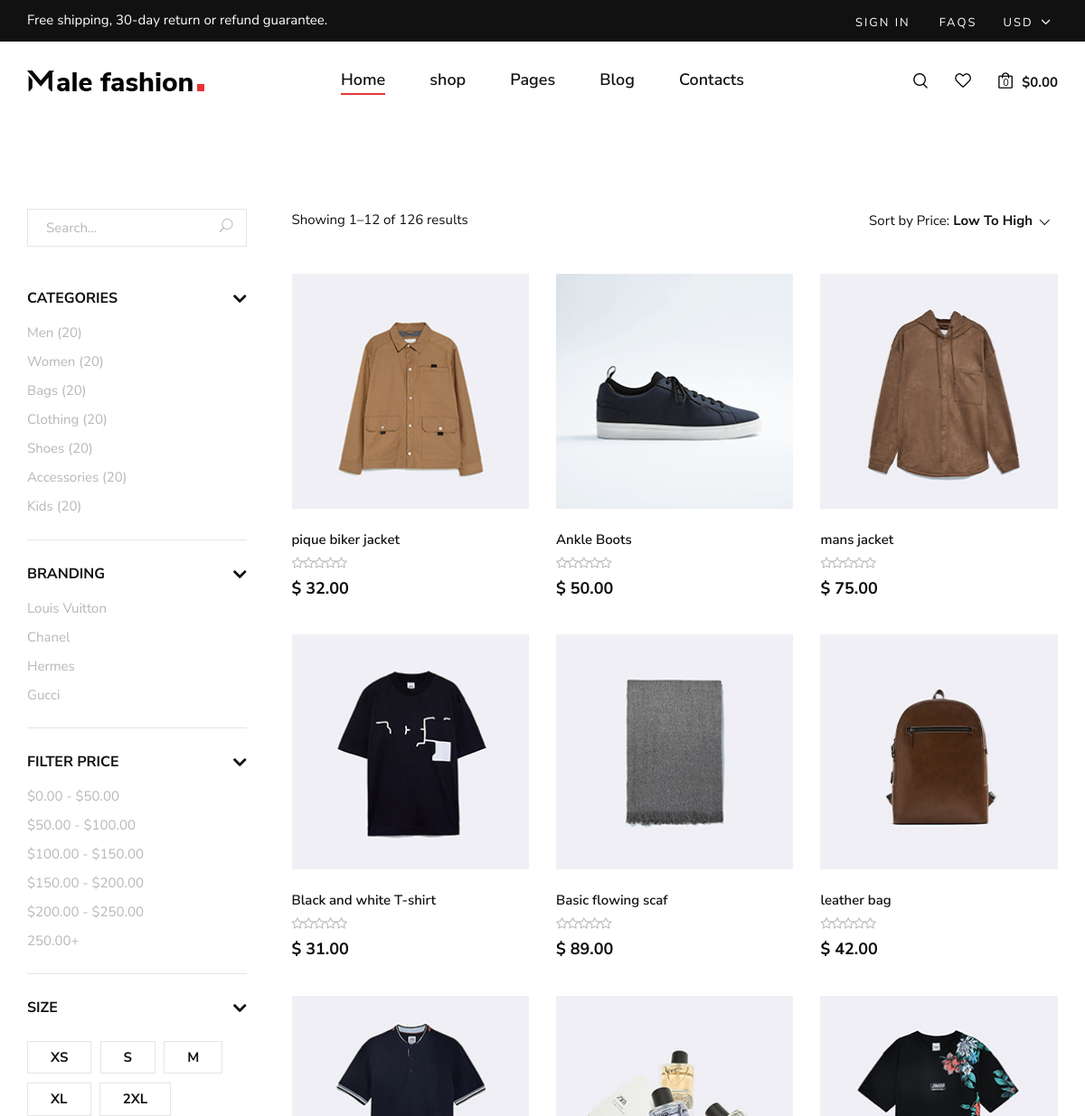
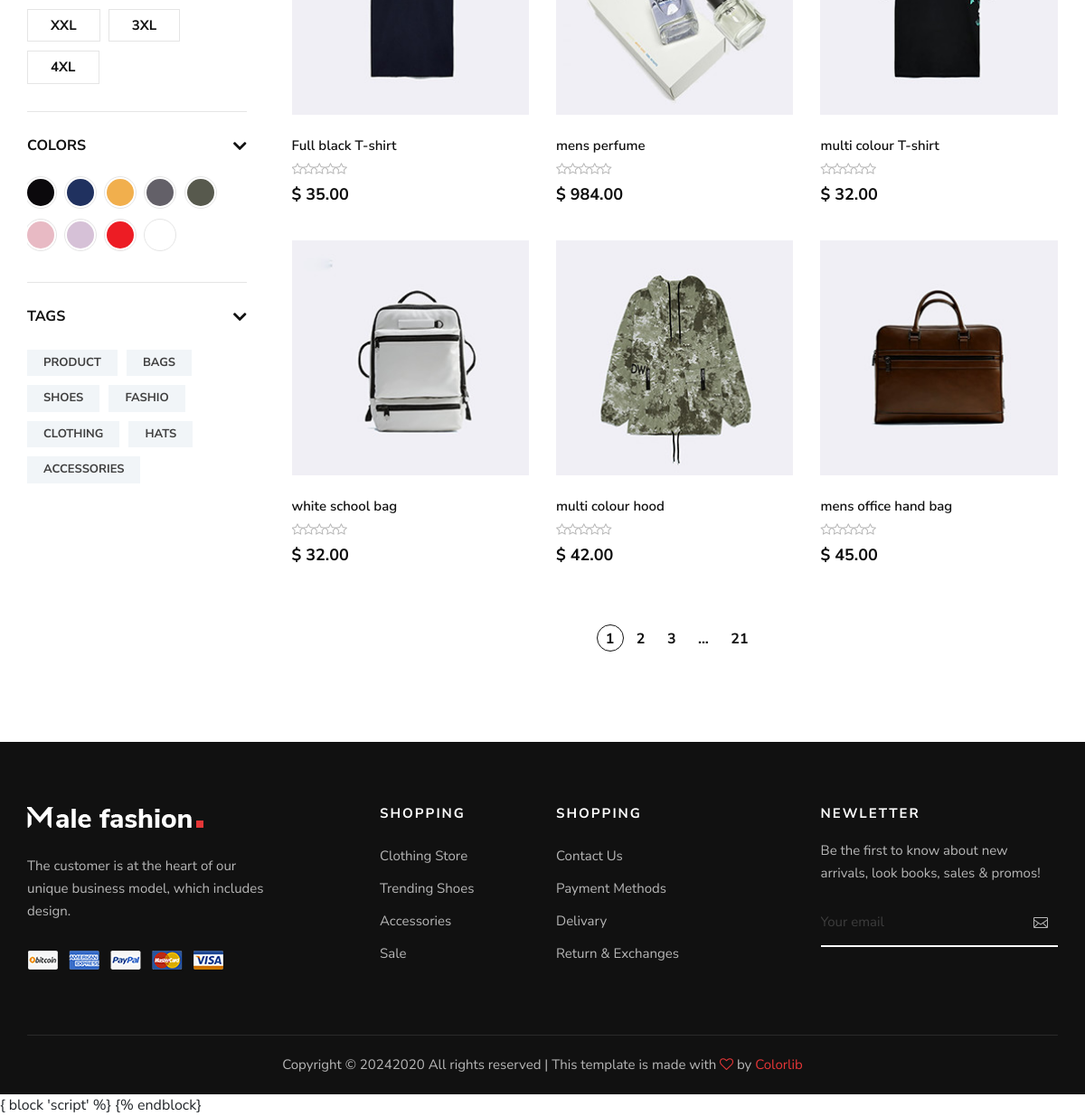
The app's page /shop/ with its own data (2 pictures, top to bottom).
### app/models.py (models this page shows, shortened)
class Product(models.Model):
    name = models.CharField(max_length=150)
    price = models.DecimalField(max_digits=10,decimal_places=2)
    qty = models.IntegerField()
    availability = models.BooleanField(default=1)
    condition = models.BooleanField(default=1)
    category = models.ForeignKey(Category,on_delete=models.CASCADE, default=0)
    brand = models.ForeignKey(Brand,on_delete=models.CASCADE) # delete the associate items on deleting the foreignkey value
    image = models.ImageField(upload_to='products/', default = '')

### app/views.py (the view)
# urls.py: path('shop/', views.shop ,name='shop'),
def shop(request):
    products = Product.objects.all()  # Example query to fetch all products
    context = {
        'products': products,
    }
    return render(request, 'shop.html', context)

### app/templates/shop.html (shortened to what this page needs)
{% extends 'master.html' %}
{% load static %}
{% block 'content' %}
    <section class="shop spad">
        <div class="container">
            <div class="row">
                <div class="col-lg-3">
                    <div class="shop__sidebar">
                        <div class="shop__sidebar__search">
                            <form action="#">
                                <input type="text" placeholder="Search...">
                                <button type="submit"><span class="icon_search"></span></button>
                            </form>
                        </div>
                        <div class="shop__sidebar__accordion">
                            <div class="accordion" id="accordionExample">
                                <div class="card">
                                    <div class="card-heading">
                                        <a data-toggle="collapse" data-target="#collapseOne">Categories</a>
                                    </div>
                                    <div id="collapseOne" class="collapse show" data-parent="#accordionExample">
                                        <div class="card-body">
                                            <div class="shop__sidebar__categories">
                                                <ul class="nice-scroll">
                                                    <li><a href="#">Men (20)</a></li>
                                                    <li><a href="#">Women (20)</a></li>
                                                    <li><a href="#">Bags (20)</a></li>
                                                    <li><a href="#">Clothing (20)</a></li>
                                                    <li><a href="#">Shoes (20)</a></li>
                                                    <li><a href="#">Accessories (20)</a></li>
                                                    <li><a href="#">Kids (20)</a></li>
                                                    <li><a href="#">Kids (20)</a></li>
                                                </ul>
                                            </div>
                                        </div>
                                    </div>
                                </div>
                                <div class="card">
                                    <div class="card-heading">
                                        <a data-toggle="collapse" data-target="#collapseTwo">Branding</a>
                                    </div>
                                    <div id="collapseTwo" class="collapse show" data-parent="#accordionExample">
                                        <div class="card-body">
                                            <div class="shop__sidebar__brand">
                                                <ul>
                                                    <li><a href="#">Louis Vuitton</a></li>
                                                    <li><a href="#">Chanel</a></li>
                                                    <li><a href="#">Hermes</a></li>
                                                    <li><a href="#">Gucci</a></li>
                                                </ul>
                                            </div>
                                        </div>
                                    </div>
                                </div>
                                <div class="card">
                                    <div class="card-heading">
                                        <a data-toggle="collapse" data-target="#collapseThree">Filter Price</a>
                                    </div>
                                    <div id="collapseThree" class="collapse show" data-parent="#accordionExample">
                                        <div class="card-body">
                                            <div class="shop__sidebar__price">
                                                <ul>
                                                    <li><a href="#">$0.00 - $50.00</a></li>
                                                    <li><a href="#">$50.00 - $100.00</a></li>
                                                    <li><a href="#">$100.00 - $150.00</a></li>
                                                    <li><a href="#">$150.00 - $200.00</a></li>
                                                    <li><a href="#">$200.00 - $250.00</a></li>
                                                    <li><a href="#">250.00+</a></li>
                                                </ul>
                                            </div>
                                        </div>
                                    </div>
                                </div>
                                <div class="card">
                                    <div class="card-heading">
                                        <a data-toggle="collapse" data-target="#collapseFour">Size</a>
                                    </div>
                                    <div id="collapseFour" class="collapse show" data-parent="#accordionExample">
                                        <div class="card-body">
                                            <div class="shop__sidebar__size">
                                                <label for="xs">xs
                                                </label>
                                                <label for="sm">s
                                                </label>
                                                <label for="md">m
                                                </label>
                                                <label for="xl">xl
                                                </label>
                                                <label for="2xl">2xl
                                                </label>
                                                <label for="xxl">xxl
                                                </label>
                                                <label for="3xl">3xl
                                                </label>
                                                <label for="4xl">4xl
                                                </label>
                                            </div>
                                        </div>
                                    </div>
                                </div>
                                <div class="card">
                                    <div class="card-heading">
                                        <a data-toggle="collapse" data-target="#collapseFive">Colors</a>
                                    </div>
                                    <div id="collapseFive" class="collapse show" data-parent="#accordionExample">
                                        <div class="card-body">
                                            <div class="shop__sidebar__color">
                                                <label class="c-1" for="sp-1">
                                                </label>
                                                <label class="c-2" for="sp-2">
                                                </label>
                                                <label class="c-3" for="sp-3">
                                                </label>
                                                <label class="c-4" for="sp-4">
                                                </label>
                                                <label class="c-5" for="sp-5">
                                                </label>
                                                <label class="c-6" for="sp-6">
                                                </label>
                                                <label class="c-7" for="sp-7">
                                                </label>
                                                <label class="c-8" for="sp-8">
                                                </label>
                                                <label class="c-9" for="sp-9">
                                                </label>
                                            </div>
                                        </div>
                                    </div>
                                </div>
                                <div class="card">
                                    <div class="card-heading">
                                        <a data-toggle="collapse" data-target="#collapseSix">Tags</a>
                                    </div>
                                    <div id="collapseSix" class="collapse show" data-parent="#accordionExample">
                                        <div class="card-body">
                                            <div class="shop__sidebar__tags">
                                                <a href="#">Product</a>
                                                <a href="#">Bags</a>
                                                <a href="#">Shoes</a>
                                                <a href="#">Fashio</a>
                                                <a href="#">Clothing</a>
                                                <a href="#">Hats</a>
                                                <a href="#">Accessories</a>
                                            </div>
                                        </div>
                                    </div>
                                </div>
                            </div>
                        </div>
                    </div>
                </div>
                <div class="col-lg-9">
                    <div class="shop__product__option">
                        <div class="row">
                            <div class="col-lg-6 col-md-6 col-sm-6">
                                <div class="shop__product__option__left">
                                    <p>Showing 1–12 of 126 results</p>
                                </div>
                            </div>
                            <div class="col-lg-6 col-md-6 col-sm-6">
                                <div class="shop__product__option__right">
                                    <p>Sort by Price:</p>
                                </div>
                            </div>
                        </div>
                    </div>
                <div class="row">
                    {% for product in products %}
                    <div class="col-lg-4 col-md-6 col-sm-6">
                            <div class="product__item">
                                <div class="product__item__pic set-bg" data-setbg="{{ product.image.url }}">
                                </div>
                                <div class="product__item__text">
                                    <h6> {{ product.name }} </h6>
                                    <div class="rating">
                                        <i class="fa fa-star-o"></i>
                                        <i class="fa fa-star-o"></i>
                                        <i class="fa fa-star-o"></i>
                                        <i class="fa fa-star-o"></i>
                                        <i class="fa fa-star-o"></i>
                                    </div>
                                    <h5>$ {{ product.price }} </h5>
                                 </div>
                            </div>
                        </div>
                        {% endfor %}
                    </div>
                    <div class="row">
                        <div class="col-lg-12">
                            <div class="product__pagination">
                                <a class="active" href="#">1</a>
                                <a href="#">2</a>
                                <a href="#">3</a>
                                <span>...</span>
                                <a href="#">21</a>
                            </div>
                        </div>
                    </div>
                </div>
            </div>
        </div>
    </section>
    {% endblock %}

### records on screen
Product: shows a picture, name "pique biker jacket", price "32.00"
Product: shows a picture, name "Ankle Boots", price "50.00"
Product: shows a picture, name "mans jacket", price "75.00"
Product: shows a picture, name "Black and white T-shirt", price "31.00"
Product: shows a picture, name "Basic flowing scaf", price "89.00"
Product: shows a picture, name "leather bag", price "42.00"
Product: shows a picture, name "Full black T-shirt", price "35.00"
Product: shows a picture, name "mens perfume", price "984.00"
Product: shows a picture, name "multi colour T-shirt", price "32.00"
Product: shows a picture, name "white school bag", price "32.00"
Product: shows a picture, name "multi colour hood", price "42.00"
Product: shows a picture, name "mens office hand bag", price "45.00"
